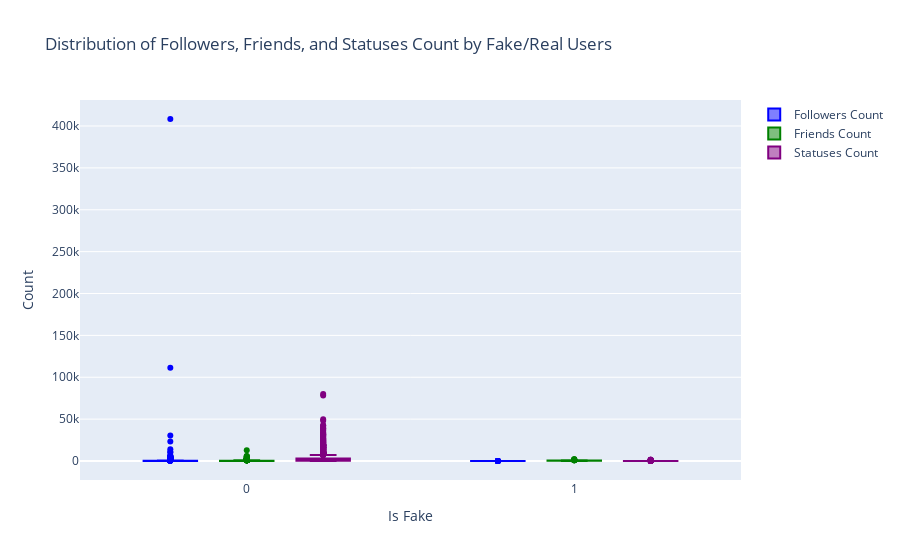

The notebook cell this image was saved under:
### Code cell
import plotly.graph_objects as go

# Create box plots for each metric
fig_combined = go.Figure()

fig_combined.add_trace(go.Box(
    y=data['followers_count'],
    x=data['is_fake'],
    name='Followers Count',
    marker_color='blue'
))

fig_combined.add_trace(go.Box(
    y=data['friends_count'],
    x=data['is_fake'],
    name='Friends Count',
    marker_color='green'
))

fig_combined.add_trace(go.Box(
    y=data['statuses_count'],
    x=data['is_fake'],
    name='Statuses Count',
    marker_color='purple'
))

# Update layout
fig_combined.update_layout(
    title='Distribution of Followers, Friends, and Statuses Count by Fake/Real Users',
    xaxis_title='Is Fake',
    yaxis_title='Count',
    boxmode='group'
)

fig_combined.show()

### Figure 1 — Plotly figure (JSON) as saved in the notebook; plotly's stock layout.template omitted (floating-point values rounded to 4 significant figures; data arrays with more than 128 entries replaced by an {"elided": "..."} marker saying what was removed)
{"data": [{"marker": {"color": "blue"}, "name": "Followers Count", "type": "box", "x": {"elided": "2818 int values"}, "y": {"elided": "2818 int values"}}, {"marker": {"color": "green"}, "name": "Friends Count", "type": "box", "x": {"elided": "2818 int values"}, "y": {"elided": "2818 int values"}}, {"marker": {"color": "purple"}, "name": "Statuses Count", "type": "box", "x": {"elided": "2818 int values"}, "y": {"elided": "2818 int values"}}], "layout": {"boxmode": "group", "title": {"text": "Distribution of Followers, Friends, and Statuses Count by Fake/Real Users"}, "xaxis": {"title": {"text": "Is Fake"}}, "yaxis": {"title": {"text": "Count"}}}}
